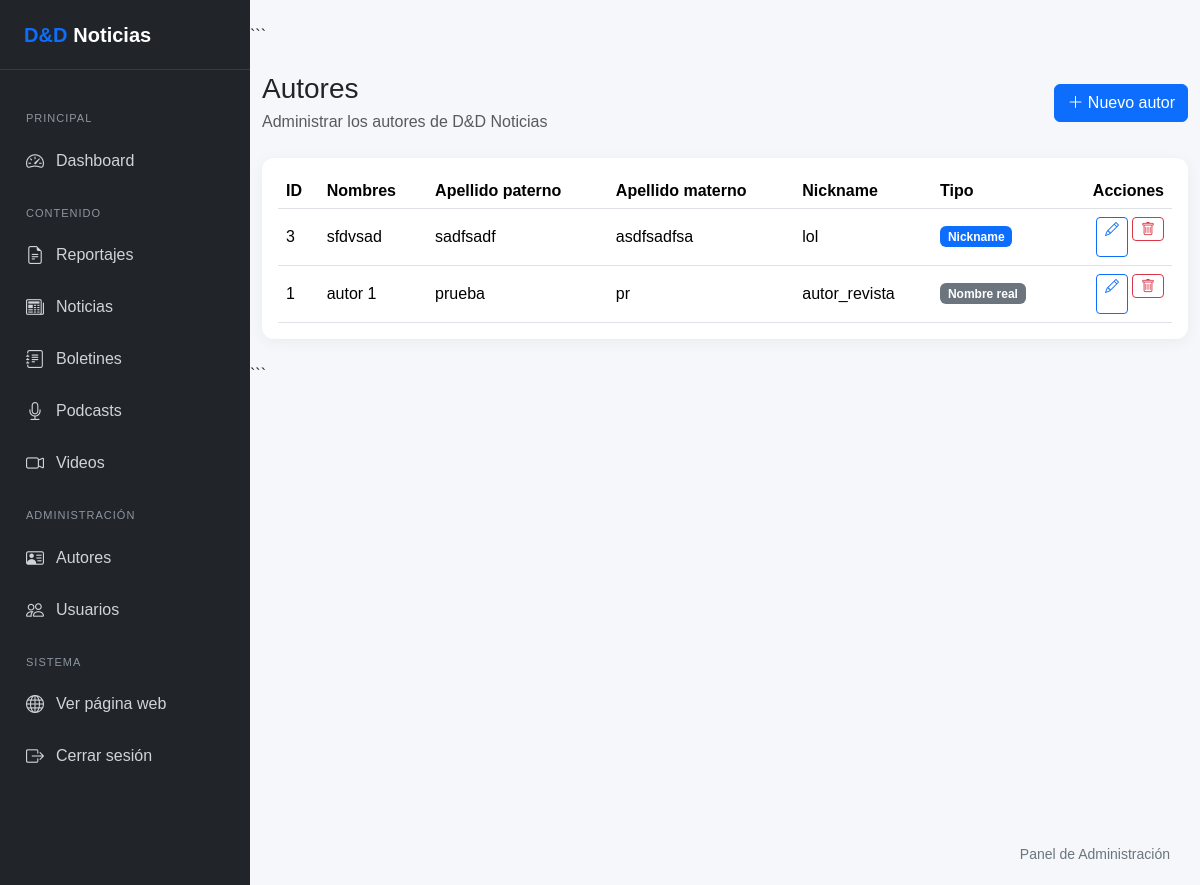
/admin/autores/index.php (signed in), run on the app's committed database.
### tables this page shows
CREATE TABLE `autores` (
  `id` int(10) UNSIGNED NOT NULL,
  `nombres` varchar(100) NOT NULL,
  `ap_paterno` varchar(100) DEFAULT NULL,
  `ap_materno` varchar(100) DEFAULT NULL,
  `nickname` varchar(100) DEFAULT NULL,
  `es_nickname` tinyint(1) NOT NULL DEFAULT 0
);

### includes/funciones.php (called while the page is built, shortened)
<?php
function e($valor): string
{
    return htmlspecialchars(
        (string) $valor,
        ENT_QUOTES,
        'UTF-8'
    );
}

### admin/autores/index.php (the view, shortened to what this page needs)
<?php
require_once __DIR__ . '/../../config/database.php';
require_once __DIR__ . '/../../includes/funciones.php';
$stmt = $pdo->query(
    "SELECT
        id,
        nombres,
        ap_paterno,
        ap_materno,
        nickname,
        es_nickname
     FROM autores
     ORDER BY id DESC"
);
$autores = $stmt->fetchAll(PDO::FETCH_ASSOC);
?>
<?php
require_once __DIR__ . '/../../includes/admin-header.php';
require_once __DIR__ . '/../../includes/admin-sidebar.php';
?>
<main class="admin-main">
```
<div class="container-fluid py-4">
    <div
        class="d-flex flex-column flex-md-row justify-content-between align-items-md-center gap-3 mb-4"
    >
        <div>
            <h1 class="h3 mb-1">
                Autores
            </h1>
            <p class="text-muted mb-0">
                Administrar los autores de D&D Noticias
            </p>
        </div>
        <div>
            <a
                href="crear.php"
                class="btn btn-primary"
            >
                <i class="bi bi-plus-lg"></i>
                Nuevo autor
            </a>
        </div>
    </div>
    <div class="card dashboard-card">
        <div class="card-body">
            <div class="table-responsive">
                <table
                    class="table table-hover align-middle mb-0"
                >
                    <thead>
                        <tr>
                            <th>
                                ID
                            </th>
                            <th>
                                Nombres
                            </th>
                            <th>
                                Apellido paterno
                            </th>
                            <th>
                                Apellido materno
                            </th>
                            <th>
                                Nickname
                            </th>
                            <th>
                                Tipo
                            </th>
                            <th class="text-end">
                                Acciones
                            </th>
                        </tr>
                    </thead>
                    <tbody>
                        <?php if (empty($autores)): ?>
                            <tr>
                                <td
                                    colspan="7"
                                    class="text-center text-muted py-4"
                                >
                                    No hay autores registrados.
                                </td>
                            </tr>
                        <?php else: ?>
                            <?php foreach ($autores as $autor): ?>
                                <tr>
                                    <td>
                                        <?= (int) $autor['id'] ?>
                                    </td>
                                    <td>
                                        <?= e($autor['nombres']) ?>
                                    </td>
                                    <td>
                                        <?= e(
                                            $autor['ap_paterno']
                                            ?? ''
                                        ) ?>
                                    </td>
                                    <td>
                                        <?= e(
                                            $autor['ap_materno']
                                            ?? ''
                                        ) ?>
                                    </td>
                                    <td>
                                        <?php if (!empty($autor['nickname'])): ?>
                                            <?= e($autor['nickname']) ?>
                                        <?php else: ?>
                                            <span class="text-muted">
                                                —
                                            </span>
                                        <?php endif; ?>
                                    </td>
                                    <td>
                                        <?php if ((int) $autor['es_nickname'] === 1): ?>
                                            <span class="badge bg-primary">
                                                Nickname
                                            </span>
                                        <?php else: ?>
                                            <span class="badge bg-secondary">
                                                Nombre real
                                            </span>
                                        <?php endif; ?>
                                    </td>
                                    <td class="text-end">
                                        <div
                                            class="d-flex justify-content-end gap-1"
                                        >
                                            <a
                                                href="editar.php?id=<?= (int) $autor['id'] ?>"
                                                class="btn btn-sm btn-outline-primary"
                                                title="Editar"
                                            >
                                                <i class="bi bi-pencil"></i>
                                            </a>
                                            <form
                                                method="POST"
                                                action="eliminar.php"
                                                class="d-inline"
                                                onsubmit="return confirm('¿Estás seguro de eliminar este autor?');"
                                            >
                                                <button
                                                    type="submit"
                                                    class="btn btn-sm btn-outline-danger"
                                                    title="Eliminar"
                                                >
                                                    <i class="bi bi-trash"></i>
                                                </button>
                                            </form>
                                        </div>
                                    </td>
                                </tr>
                            <?php endforeach; ?>
                        <?php endif; ?>
                    </tbody>
                </table>
            </div>
        </div>
    </div>
</div>
```
</main>
<?php
require_once __DIR__ . '/../../includes/admin-footer.php';
?>

### includes/admin-header.php (style rules this page uses)
body { background-color: #f5f7fb; margin: 0; font-family: Arial, sans-serif; }
.dashboard-card { border: 0; border-radius: 12px; box-shadow: 0 3px 15px rgba(0,0,0,.05); }
.admin-main { margin-left: 250px; min-height: 100vh; width: calc(100% - 250px); box-sizing: border-box; }
.admin-main .table-responsive { width: 100%; overflow-x: auto; -webkit-overflow-scrolling: touch; }
.admin-main .card { max-width: 100%; }
.admin-main .d-flex { flex-wrap: wrap; }

### data on the page
autores: id "3", nombres "sfdvsad", ap_paterno "sadfsadf", ap_materno "asdfsadfsa", nickname "lol", es_nickname "Nickname"
autores: id "1", nombres "autor 1", ap_paterno "prueba", ap_materno "pr", nickname "autor_revista", es_nickname "Nombre real"
